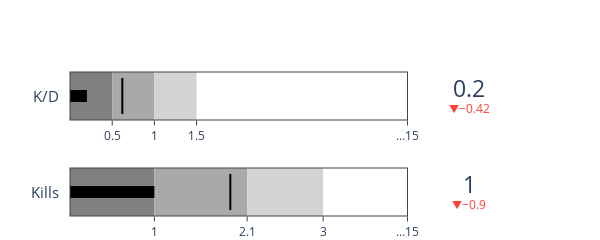

Notebook code for this chart:
### Code cell
fig = go.Figure()

# plot kd bullet chart
ticks = [kd_median, kd_mean, kd_Q3, len_gauge_kd]

fig.add_trace(go.Indicator(
    mode = "number+gauge+delta", value = kd_player,
    domain = {'x': [0.1, 1], 'y': [0.5, 0.7]},
    title = {'text' :"K/D", 'font_size':15},
    delta = {'reference': lifetime_kd},
    gauge = {
        'shape': "bullet",
        'axis': {
            'range': [None, len_gauge_kd],
            'tickmode':'array',
            'tickvals':ticks,
            'ticktext':[f"...{int(kills_max)}" if i == len_gauge_kd else i for i in ticks]
        },
        'threshold': {
            'line': {'color': "black", 'width': 2},
            'thickness': 0.75,
            'value': lifetime_kd},
        'steps': [
            {'range': [0, kd_median], 'color': "grey"},
            {'range': [kd_median, kd_mean], 'color': "darkgrey"},
            {'range': [kd_mean, kd_Q3], 'color': "lightgrey"}],
        'bar': {'color': "black"}
    }))

# plot kills bullet chart
ticks = [kills_median, kills_mean, kills_Q3, len_gauge_kills]

fig.add_trace(go.Indicator(
    mode = "number+gauge+delta", value = kills_player,
    domain = {'x': [0.1, 1], 'y': [0.1, 0.3]},
    title = {'text' :"Kills", 'font_size':15},
    delta = {'reference': lifetime_kills_ratio},
    gauge = {
        'shape': "bullet",
        'axis': {
            'range': [None, len_gauge_kills],
            'tickmode':'array',
            'tickvals':ticks,
            'ticktext':[f"...{int(kills_max)}" if i == len_gauge_kills else i for i in ticks]
        },
        'threshold': {
            'line': {'color': "black", 'width': 2},
            'thickness': 0.75,
            'value': lifetime_kills_ratio},
        'steps': [
            {'range': [0, kills_median], 'color': "grey"},
            {'range': [kills_median, kills_mean], 'color': "darkgrey"},
            {'range': [kills_mean, kills_Q3], 'color': "lightgrey"}],
        'bar': {'color': "black"}
    }))


fig.update_layout(
    height = 200,
    width = 600,
    margin = {'t':0, 'b':0, 'l':20}
)

fig.show()

### Figure 1 — Plotly figure (JSON) as saved in the notebook; plotly's stock layout.template omitted (floating-point values rounded to 4 significant figures)
{"data": [{"delta": {"reference": 0.62}, "domain": {"x": [0.1, 1], "y": [0.5, 0.7]}, "gauge": {"axis": {"range": [null, 4], "tickmode": "array", "ticktext": [0.5, 1, 1.5, "...15"], "tickvals": [0.5, 1, 1.5, 4]}, "bar": {"color": "black"}, "shape": "bullet", "steps": [{"color": "grey", "range": [0, 0.5]}, {"color": "darkgrey", "range": [0.5, 1]}, {"color": "lightgrey", "range": [1, 1.5]}], "threshold": {"line": {"color": "black", "width": 2}, "thickness": 0.75, "value": 0.62}}, "mode": "number+gauge+delta", "title": {"font": {"size": 15}, "text": "K/D"}, "type": "indicator", "value": 0.2}, {"delta": {"reference": 1.9}, "domain": {"x": [0.1, 1], "y": [0.1, 0.3]}, "gauge": {"axis": {"range": [null, 4], "tickmode": "array", "ticktext": [1, 2.1, 3, "...15"], "tickvals": [1, 2.1, 3, 4]}, "bar": {"color": "black"}, "shape": "bullet", "steps": [{"color": "grey", "range": [0, 1]}, {"color": "darkgrey", "range": [1, 2.1]}, {"color": "lightgrey", "range": [2.1, 3]}], "threshold": {"line": {"color": "black", "width": 2}, "thickness": 0.75, "value": 1.9}}, "mode": "number+gauge+delta", "title": {"font": {"size": 15}, "text": "Kills"}, "type": "indicator", "value": 1}], "layout": {"height": 200, "margin": {"b": 0, "l": 20, "t": 0}, "width": 600}}
